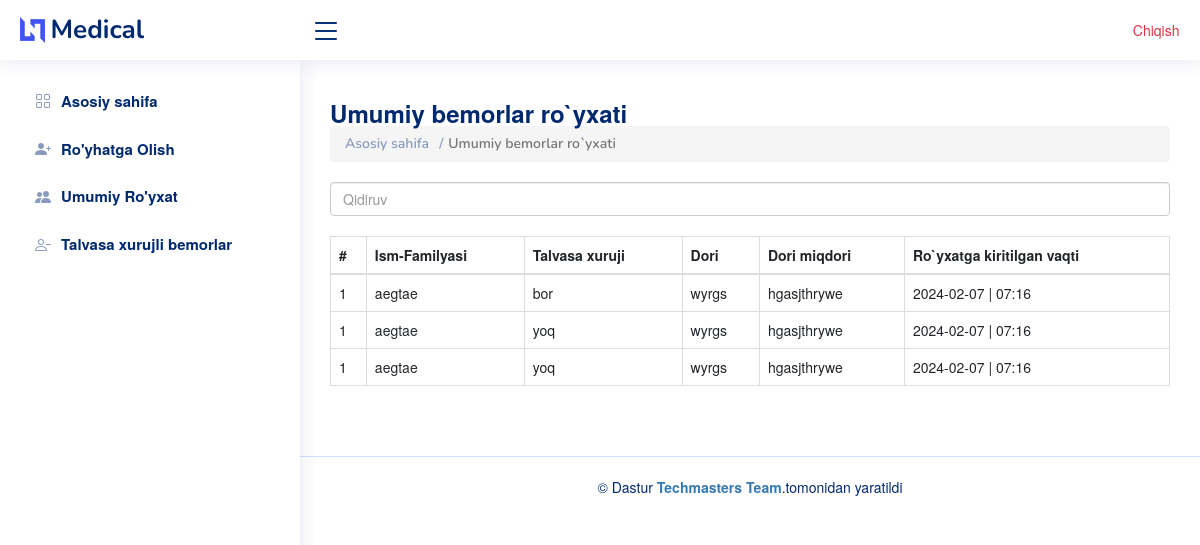
/tables_all/ (signed in), run on the app's committed database.
### chat/models.py (models this page shows, shortened)
class Sick(models.Model):
    username = models.CharField( max_length=400)
    age = models.IntegerField(default=0)
    is_xuruj = models.BooleanField(default=False)
    user = models.ForeignKey(User, on_delete=models.CASCADE)
    date_times = models.DateTimeField(auto_now_add=True)
    dori_name = models.CharField( max_length=400)
    dori_miqdor = models.CharField( max_length=400)

### chat/views.py (the view)
# urls.py: path("tables_all/",tables ,name='tables_all' ),
def tables(request):
    return render(request , 'mein/tables-general.html',{'data':    Sick.objects.all().filter(user=request.user).order_by('-id')
})

### template/mein/tables-general.html (shortened to what this page needs)
<!DOCTYPE html>
<html lang="en">
<head>
  <link rel="stylesheet" href="https://cdnjs.cloudflare.com/ajax/libs/font-awesome/6.2.1/css/all.min.css" />
  <link href="/static/assets/vendor/bootstrap/css/bootstrap.min.css" rel="stylesheet">
  <link href="/static/assets/vendor/bootstrap-icons/bootstrap-icons.css" rel="stylesheet">
  <link href="/static/assets/vendor/boxicons/css/boxicons.min.css" rel="stylesheet">
  <link href="/static/assets/vendor/quill/quill.snow.css" rel="stylesheet">
  <link href="/static/assets/vendor/quill/quill.bubble.css" rel="stylesheet">
  <link href="/static/assets/vendor/remixicon/remixicon.css" rel="stylesheet">
  <link href="/static/assets/vendor/simple-datatables/style.css" rel="stylesheet">
  <link href="/static/assets/css/style.css" rel="stylesheet">
   <link rel="stylesheet" href="https://maxcdn.bootstrapcdn.com/bootstrap/3.4.1/css/bootstrap.min.css">
</head>
<body>
  <header id="header" class="header fixed-top d-flex align-items-center">
    <div class="d-flex align-items-center justify-content-between">
      <a href="/" class="logo d-flex align-items-center">
        <img src="/static/assets/img/logo.png" alt="">
        <span class="d-none d-lg-block">Medical</span>
      </a>
      <i class="bi bi-list toggle-sidebar-btn"></i>
    </div>
    <div class="container">
      <div class="row" style="float: right;">
        <div class="col">
          <form action="" method="post">
            <a type="button" class="btn btn-outline-danger" href="#">Chiqish</a>
        </form>
        </div>
      </div>
    </div>
  </header>
  <aside id="sidebar" class="sidebar">
    <ul class="sidebar-nav" id="sidebar-nav">
      <li class="nav-item">
        <a class="nav-link collapsed " href="{% url 'home' %}">
          <i class="bi bi-grid"></i>
          <span>Asosiy sahifa </span>
        </a>
      </li>
      <li class="nav-item">
        <a class="nav-link collapsed" href="{% url 'register' %}">
          <i class="bi bi-person-plus-fill"></i>
          <span>Ro'yhatga Olish </span>
        </a>
      </li>
      <li class="nav-item">
        <a class="nav-link collapsed" href="{% url 'tables_all' %}">
          <i class="bi bi-people-fill"></i>
          <span>Umumiy Ro'yxat</span>
        </a>
      </li>
      <li class="nav-item">
        <a class="nav-link collapsed" href="{% url 'comingtype' %}">
          <i class="bi bi-person-dash"></i>
          <span>Talvasa xurujli bemorlar</span>
        </a>
      </li>
        </ul>
  </aside>
  <main id="main" class="main">
    <div class="pagetitle">
      <h1>Umumiy bemorlar ro`yxati</h1>
      <nav>
        <ol class="breadcrumb">
          <li class="breadcrumb-item"><a href="">Asosiy sahifa</a></li>
          <li class="breadcrumb-item active">Umumiy bemorlar ro`yxati</li>
        </ol>
      </nav>
    </div>
    <section class="section dashboard">
   <div class="table-responsive">
  <input class="form-control" id="myInput" type="text" placeholder="Qidiruv">
  <br>
  <table class="table table-bordered table-hover ">
    <thead>
      <tr>
        <th>#</th>
        <th>Ism-Familyasi</th>
        <th>Talvasa xuruji</th>
        <th>Dori</th>
        <th>Dori miqdori</th>
        <th>Ro`yxatga kiritilgan vaqti</th>
      </tr>
    </thead>
    <tbody id="myTable">
      {% for x in data %}
      <tr>
        <td>1</td>
                      <td>{{x.username}}</td>
                      <td>
                        {% if x.is_xuruj == True %}
                        bor
                        {% else %}
                        yoq
                        {% endif %}
                      </td>
                      <td>{{x.dori_name}}</td>
                      <td>{{x.dori_miqdor}}</td>
                      <td>{{x.date_times|date:'Y-m-d'}} | {{x.date_times|time:"h:i"}}</td>
      </tr>
      {% endfor %}
    </tbody>
  </table>
</div>
</body>
</html>
  <footer id="footer" class="footer mt-5">
    <div class="copyright">
      &copy; Dastur <strong><span><a href="https://www.instagram.com/j.torajonov"> Techmasters Team</a></span></strong>.tomonidan yaratildi
    </div>
  </footer>
</body>
</html>

### static/assets/css/style.css (style rules this page uses)
:root { scroll-behavior: smooth; }
body { font-family: "Open Sans", sans-serif; background: #f6f9ff; color: #444444; }
a { color: #4154f1; text-decoration: none; }
h1, h2, h3, h4, h5, h6 { font-family: "Nunito", sans-serif; }
#main { margin-top: 60px; padding: 20px 30px; transition: all 0.3s; }
.pagetitle { margin-bottom: 10px; }
.pagetitle h1 { font-size: 24px; margin-bottom: 0; font-weight: 600; color: #012970; }
.breadcrumb { font-size: 14px; font-family: "Nunito", sans-serif; color: #899bbd; font-weight: 600; }
.breadcrumb a { color: #899bbd; transition: 0.3s; }
.breadcrumb .breadcrumb-item::before { color: #899bbd; }
.breadcrumb .active { color: #51678f; font-weight: 600; }
.logo { line-height: 1; }
@media (min-width: 1200px) { .logo { width: 280px; } }
.logo img { max-height: 26px; margin-right: 6px; }
.logo span { font-size: 26px; font-weight: 700; color: #012970; font-family: "Nunito", sans-serif; }
.header { transition: all 0.5s; z-index: 997; height: 60px; box-shadow: 0px 2px 20px rgba(1, 41, 112, 0.1); background-color: #fff; padding-left: 20px; }
.header .toggle-sidebar-btn { font-size: 32px; padding-left: 10px; cursor: pointer; color: #012970; }
.sidebar { position: fixed; top: 60px; left: 0; bottom: 0; width: 300px; z-index: 996; transition: all 0.3s; padding: 20px; overflow-y: auto; scrollbar-width: thin; scrollbar-color: #aab7cf transparent; box-shadow: 0px 0px 20px rgba(1, 41, 112, 0.1); background-color: #fff; }
@media (min-width: 1200px) { #main, #footer { margin-left: 300px; } }
.sidebar-nav { padding: 0; margin: 0; list-style: none; }
.sidebar-nav li { padding: 0; margin: 0; list-style: none; }
.sidebar-nav .nav-item { margin-bottom: 5px; }
.sidebar-nav .nav-link { display: flex; align-items: center; font-size: 15px; font-weight: 600; color: #4154f1; transition: 0.3; background: #f6f9ff; padding: 10px 15px; border-radius: 4px; }
.sidebar-nav .nav-link i { font-size: 16px; margin-right: 10px; color: #4154f1; }
.sidebar-nav .nav-link.collapsed { color: #012970; background: #fff; }
.sidebar-nav .nav-link.collapsed i { color: #899bbd; }
.footer { padding: 20px 0; font-size: 14px; transition: all 0.3s; border-top: 1px solid #cddfff; }
.footer .copyright { text-align: center; color: #012970; }

### data on the page
Sick: username "aegtae", is_xuruj "bor", dori_name "wyrgs", dori_miqdor "hgasjthrywe", date_times "2024-02-07", date_times "07:16"
Sick: username "aegtae", is_xuruj "yoq", dori_name "wyrgs", dori_miqdor "hgasjthrywe", date_times "2024-02-07", date_times "07:16"
Sick: username "aegtae", is_xuruj "yoq", dori_name "wyrgs", dori_miqdor "hgasjthrywe", date_times "2024-02-07", date_times "07:16"
